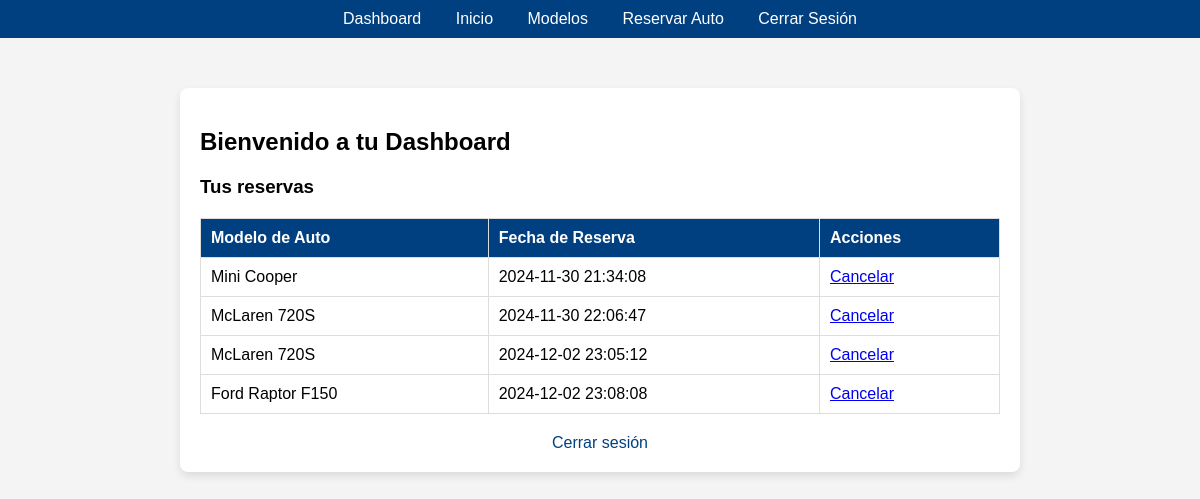
Page /dashboard.php (signed in) on the committed database.
### tables this page shows
CREATE TABLE `reservas` (
  `id` int(11) NOT NULL,
  `usuario_id` int(11) NOT NULL,
  `auto_id` int(11) NOT NULL,
  `fecha_reserva` datetime DEFAULT current_timestamp()
);

CREATE TABLE `autos` (
  `id` int(11) NOT NULL,
  `modelo` varchar(100) NOT NULL,
  `descripcion` text NOT NULL,
  `precio` decimal(10,2) NOT NULL,
  `imagen` varchar(255) NOT NULL
);

### dashboard.php (the view, shortened to what this page needs)
<?php
$conn = new mysqli("localhost", "root", "", "distribuidora_autos");
$user_id = $_SESSION['user_id'];
$sql = "SELECT r.id, a.modelo, r.fecha_reserva
        FROM reservas r
        JOIN autos a ON r.auto_id = a.id
        WHERE r.usuario_id = ?";
if ($stmt = $conn->prepare($sql)) {
    $stmt->bind_param("i", $user_id);
    $stmt->execute();
    $result = $stmt->get_result();
} else {
    error_log("Error al preparar la consulta SQL: " . $conn->error);
    die("Ocurrió un problema al cargar las reservas. Intenta más tarde.");
}
?>
<!DOCTYPE html>
<html lang="es">
<head>
</head>
<body>
<nav>
    <a href="dashboard.php">Dashboard</a>
    <a href="pagina.php">Inicio</a>
    <a href="modelos.php">Modelos</a>
    <a href="reserva.php">Reservar Auto</a>
    <a href="logout.php">Cerrar Sesión</a>
</nav>
<div class="container">
    <h2>Bienvenido a tu Dashboard</h2>
    <h3>Tus reservas</h3>
    <?php if ($result->num_rows > 0): ?>
        <table class="reservas-table">
            <thead>
                <tr>
                    <th>Modelo de Auto</th>
                    <th>Fecha de Reserva</th>
                    <th>Acciones</th>
                </tr>
            </thead>
            <tbody>
                <?php while ($row = $result->fetch_assoc()): ?>
                    <tr>
                        <td><?php echo $row['modelo']; ?></td>
                        <td><?php echo $row['fecha_reserva']; ?></td>
                        <td><a href="cancelar_reserva.php?id=<?php echo $row['id']; ?>">Cancelar</a></td>
                    </tr>
                <?php endwhile; ?>
            </tbody>
        </table>
    <?php else: ?>
        <p>No tienes reservas aún.</p>
    <?php endif; ?>
    <a href="logout.php" class="logout-link">Cerrar sesión</a>
</div>
</body>
</html>

### dashboard.php (style rules this page uses)
body { font-family: Arial, sans-serif; background-color: #f4f4f4; margin: 0; padding: 0; }
nav { background-color: #004080; color: white; padding: 10px; text-align: center; }
nav a { color: white; text-decoration: none; margin: 0 15px; }
.container { max-width: 800px; margin: 50px auto; padding: 20px; background-color: white; box-shadow: 0 4px 8px rgba(0, 0, 0, 0.1); border-radius: 8px; }
.reservas-table { width: 100%; border-collapse: collapse; margin-top: 20px; }
.reservas-table th, .reservas-table td { padding: 10px; text-align: left; border: 1px solid #ddd; }
.reservas-table th { background-color: #004080; color: white; }
.logout-link { display: block; margin-top: 20px; text-align: center; color: #004080; text-decoration: none; }

### rows in the picture
reservas: auto.modelo "Mini Cooper", fecha_reserva "2024-11-30 21:34:08"
reservas: auto.modelo "McLaren 720S", fecha_reserva "2024-11-30 22:06:47"
reservas: auto.modelo "McLaren 720S", fecha_reserva "2024-12-02 23:05:12"
reservas: auto.modelo "Ford Raptor F150", fecha_reserva "2024-12-02 23:08:08"
